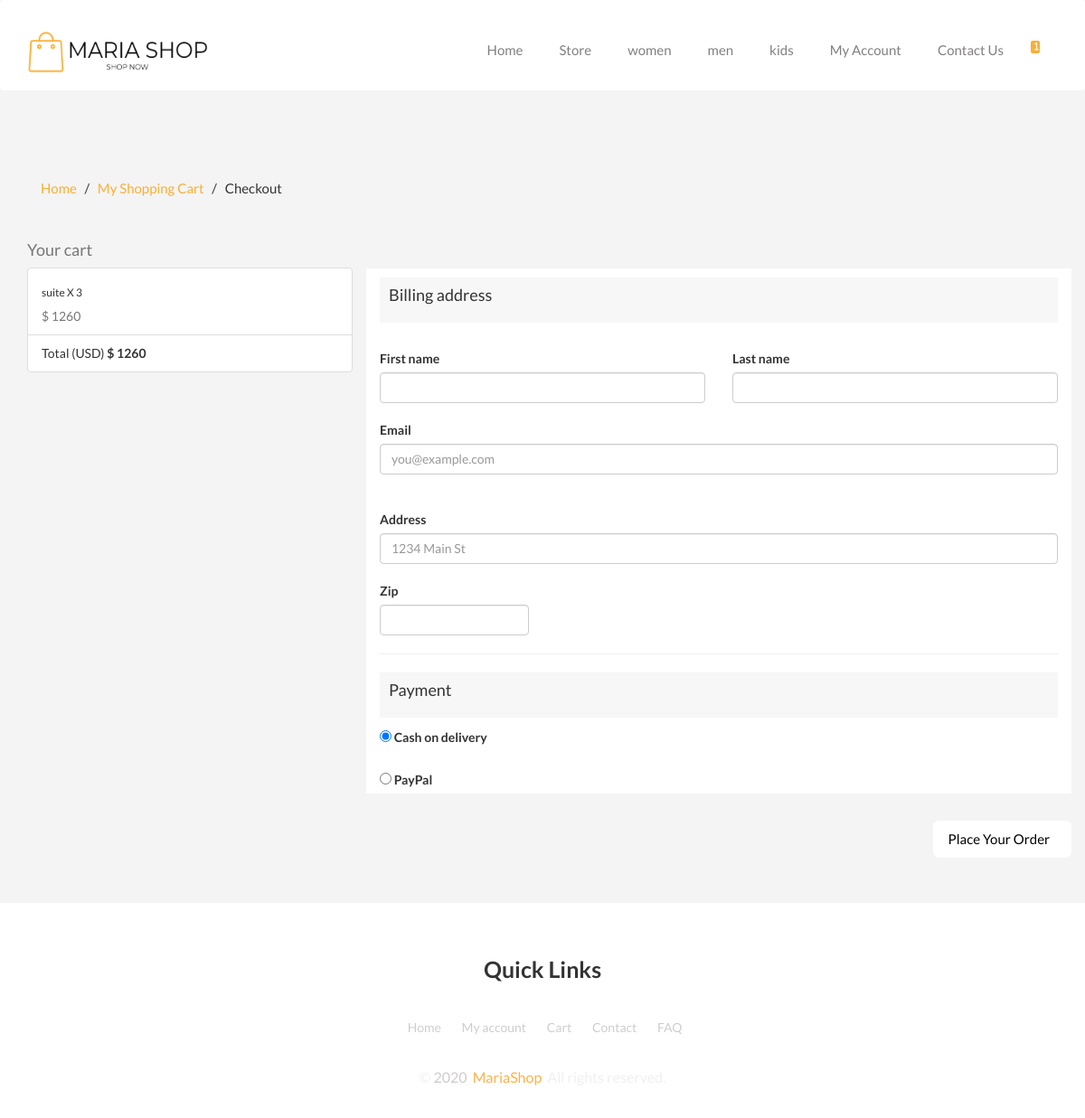
The page /views/checkout2.php (signed in) on the database its author committed.
### tables this page shows
CREATE TABLE `category` (
  `idC` int(11) NOT NULL,
  `nameCategory` varchar(255) NOT NULL
);

CREATE TABLE `cart` (
  `idCart` int(11) NOT NULL,
  `idP` int(11) NOT NULL,
  `idU` int(11) NOT NULL,
  `qte` varchar(255) NOT NULL,
  `idSize` int(11) NOT NULL
);

CREATE TABLE `product` (
  `idP` int(11) NOT NULL,
  `nameProduct` varchar(255) NOT NULL,
  `Price` varchar(255) NOT NULL,
  `Qte` varchar(255) NOT NULL,
  `Image` varchar(255) NOT NULL,
  `Image2` varchar(255) NOT NULL,
  `description` varchar(255) NOT NULL,
  `idC` int(11) NOT NULL
);

### app/database/db.php (called while the page is built, shortened)
<?php
class CRUD extends DB
{
    public function selectOne($table, $condition)
    {
        $conn = $this->connect();
        $sql = "SELECT * FROM $table";
        $i = 0;
        foreach ($condition as $key => $value) {
            if ($i === 0) {
                $sql = $sql . " WHERE $key=?";
            } else {
                $sql = $sql . " AND $key=?";
            }
            $i++;
        }
        $sql = $sql . " LIMIT 1";
        $stmt = $conn->prepare($sql);
        $value = array_values($condition);
        $type = str_repeat('s', count($value));
        $stmt->bind_param($type, ...$value);
        $stmt->execute();
        $records = $stmt->get_result()->fetch_assoc();
        return $records;
    }
    public function selectAll($table, $condition = [])
    {
        $conn = $this->connect();
        $sql = "SELECT * FROM $table";
        if (empty($condition)) {
            $stmt = $conn->prepare($sql);
            $stmt->execute();
            $records = $stmt->get_result()->fetch_all(MYSQLI_ASSOC);
            return $records;
        } else {
            $i = 0;
            foreach ($condition as $key => $value) {
                if ($i === 0) {
                    $sql = $sql . " WHERE $key=?";
                } else {
                    $sql = $sql . " AND $key=?";
                }
                $i++;
            }
            $stmt = $conn->prepare($sql);
            $value = array_values($condition);
            $type = str_repeat('s', count($value));
            $stmt->bind_param($type, ...$value);
            $stmt->execute();
            $records = $stmt->get_result()->fetch_all(MYSQLI_ASSOC);
            return $records;
        }
    }
}

### app/controllers/category.php (called while the page is built, shortened)
<?php
$crud = new CRUD();
$table = 'category';
$data = $crud->selectAll($table);
$navbar_categories = $crud->selectAll('category');

### app/controllers/cart.php (called while the page is built, shortened)
<?php
$crud = new CRUD();
if(isset($_SESSION['idU'])){
    $getCountCart = $crud->selectAll('cart', ['idU' => $_SESSION['idU']]);
    $countCart = count($getCountCart);
}

### app/controllers/orders.php (called while the page is built, shortened)
<?php
$crud = new CRUD();
$cardOfProductCart = $crud->selectAll('cart', ['idU' => $_SESSION['idU']]);

### views/checkout2.php (the view, shortened to what this page needs)
<?php
include(ROOT_PATH .'/app/database/db.php');
include(ROOT_PATH .'/app/controllers/category.php');
include(ROOT_PATH .'/app/controllers/cart.php');
include(ROOT_PATH .'/app/controllers/orders.php');
?>
<!DOCTYPE html>
<html lang="en">
<head>
  <link rel="stylesheet" href="https://cdnjs.cloudflare.com/ajax/libs/OwlCarousel2/2.3.4/assets/owl.carousel.min.css">
  <link rel="stylesheet" href="https://cdnjs.cloudflare.com/ajax/libs/OwlCarousel2/2.3.4/assets/owl.theme.default.css">
  <link rel="stylesheet" href="https://cdnjs.cloudflare.com/ajax/libs/twitter-bootstrap/3.3.7/css/bootstrap.min.css">
  <link rel="stylesheet" href="../assets/css/Store.css">
  <link rel="stylesheet" href="../assets/css/checkout.css">
</head>
<body>
  <nav class="navbar navbar-default">
    <div class="container">
      <div class="navbar-header">
        <a class="navbar-brand" href="#">
          <img src="../assets/img/your-logo__7_-removebg-preview.png" width="200px" height="46px" alt="">
        </a>
      </div>
      <div id="navbar" class="collapse navbar-collapse">
        <ul class="nav navbar-nav navbar-right">
          <li><a href="index.php">Home</a></li>
          <li><a href="store.php?store=true&page=1">Store</a></li>
          <?php foreach ($navbar_categories as $category) : ?>
          <li><a href="category_page.php?categoryId=<?php echo $category['idC'] ?>&page=1">
              <?php echo $category['nameCategory'] ?></a>
          </li>
          <?php endforeach; ?>
          <?php if(isset($_SESSION['idU'])): ?>
          <li><a href="myaccount.php">My Account</a></li>
          <?php else: ?>
          <li><a href="login-reg.php">Account</a></li>
          <?php endif; ?>
          <li><a href="contactus.php">Contact Us</a></li>
          <?php if(isset($_SESSION['idU'])) :?>
          <li><a href="cart2.php">
              <div class="cart-nav nav-item-link">
                <span class="nav-cart-items"><?php echo $countCart ?></span>
              </div>
            </a></li>
          <?php endif; ?>
        </ul>
      </div>
    </div>
  </nav>
  <div id="container" class="container">
    <h3 class="h3" style="padding-bottom:30px;">
      <a href="index.php">Home</a>
      &nbsp; / &nbsp; <a href="cart2.php">My Shopping Cart</a>
      &nbsp; / &nbsp; Checkout
    </h3>
    <div class="row">
      <div class="col-md-4 order-md-2 mb-4">
        <h4 class="d-flex justify-content-between align-items-center mb-3">
          <span class="text-muted">Your cart</span>
        </h4>
        <ul class="list-group mb-3">
          <?php
                    $total = 0.00;
                    foreach ($cardOfProductCart as  $pcart) :
                        $nameProduct = $crud->selectOne('product', ['idP' => $pcart['idP']]);
                        $total = $total + ($nameProduct['Price'] * $pcart['qte']);
                    ?>
          <li class="list-group-item d-flex justify-content-between lh-condensed">
            <div>
              <h6 class="my-0"><?php echo $nameProduct['nameProduct'] . ' X ' . $pcart['qte'] ?></h6>
            </div>
            <span class="text-muted">$ <?php echo $nameProduct['Price'] * $pcart['qte'] ?></span>
          </li>
          <?php endforeach; ?>
          <li class="list-group-item d-flex justify-content-between">
            <span>Total (USD)</span>
            <strong>$ <?php echo $total ?> </strong>
          </li>
        </ul>
      </div>
      <div class="col-md-8 order-md-1">
        <h4 class="mb-3">Billing address</h4>
        <form class="needs-validation" method="post">
          <div class="row"><br />
            <div class="col-md-6 mb-3">
              <label for="firstName">First name</label>
              <input type="text" class="form-control" name="firstname" id="firstName" placeholder="" value=""
                required="">
            </div>
            <div class="col-md-6 mb-3">
              <label for="lastName">Last name</label>
              <input type="text" class="form-control" name="lastname" id="lastName" placeholder="" value="" required="">
            </div>
          </div>
          <div class="mb-3"><br />
            <label for="email">Email <span class="text-muted"></span></label>
            <input type="email" class="form-control" name="email" id="email" placeholder="you@example.com" required="">
          </div><br />
          <div class="mb-3"><br />
            <label for="address">Address</label>
            <input type="text" class="form-control" name="address" id="address" placeholder="1234 Main St" required="">
          </div><br />
          <div class="row">
            <div class="col-md-3 mb-3">
              <label for="zip">Zip</label>
              <input type="text" class="form-control" name="zip" id="zip" placeholder="" required="">
            </div>
          </div>
          <hr class="mb-4">
          <h4 class="mb-3">Payment</h4>
          <div class="d-block my-3">
            <div class="custom-control custom-radio">
              <input id="debit" name="payment" type="radio" class="custom-control-input" checked>
              <label class="custom-control-label" for="debit">Cash on delivery</label>
            </div><br />
            <div class="custom-control custom-radio">
              <input id="paypal" name="paypal" type="radio" class="custom-control-input">
              <label class="custom-control-label" for="paypal">PayPal</label>
            </div>
          </div>
      </div>
      <br /><br /><button id="checkout" class="btn btn-primary btn-lg btn-block" name="checkout" type="submit">Place
        Your Order</button>
    </div>
  </div>
  <?php include ('footer.php') ?>
</body>
</html>

### assets/css/Store.css (style rules this page uses)
body { padding: 0; margin-top: 0; box-sizing: border-box; font-family: 'Lato', sans-serif; background-color: #f4f4f4; }
.navbar { height: 100px; background-color: rgb(255, 255, 255); border: none; color: white; z-index: 100; position: absolute; left: 0; right: 0; }
.navbar-default .navbar-brand { margin-top: 20px; }
.navbar-default .navbar-nav>li>a { color: #817f7f; margin: 10px 5px 5px 5px; margin-top: 30px; font-size: 15px; }
.cart-nav { font-family: FontAwesome; font-style: normal; font-weight: normal; }
.nav-cart-items { background: #FBAE32; border-radius: 2px; color: #ffffff; display: inline-block; font-size: 10px; height: 14px; line-height: 13px; margin-left: -10px; margin-bottom: 5px; min-width: 10px; padding-left: 4px; pointer-events: none; vertical-align: top; top: 15px; text-shadow: 0 1px rgba(45, 60, 72, 0.1); }
h3.h3 { text-align: left; margin-top: 100px; margin-left: 15px; text-transform: capitalize; font-size: 15px; }
h3.h3 a { text-decoration: none; color: #FBAE32; }

### assets/css/checkout.css (style rules this page uses)
.col-md-8 { background-color: white; margin-top: 40px; }
#container { position: relative; top: 100px; padding-bottom:150px; }
.order-md-1 h4 { font-size: 18px; background-color: rgba(0, 0, 0, .03); height: 50px; padding: 10px 10px 10px 10px; }
#checkout { transition: all 0.5s; position: relative; cursor: pointer; width: auto; float: right; margin-top: 30px; background-color: white; border-color: white; color: black; font-size: 15px; }
#checkout:after { content: '\00bb'; opacity: 0; color: #ffffff; position: relative; left: 10px; }

### rows shown on the page
category: nameCategory "women"
category: nameCategory "men"
category: nameCategory "kids"
cart: idP.nameProduct "suite", qte "3", $nameProduct['Price'] * $pcart['qte'] "1260"

### other values the page prints
$countCart "1"
$total "1260"
